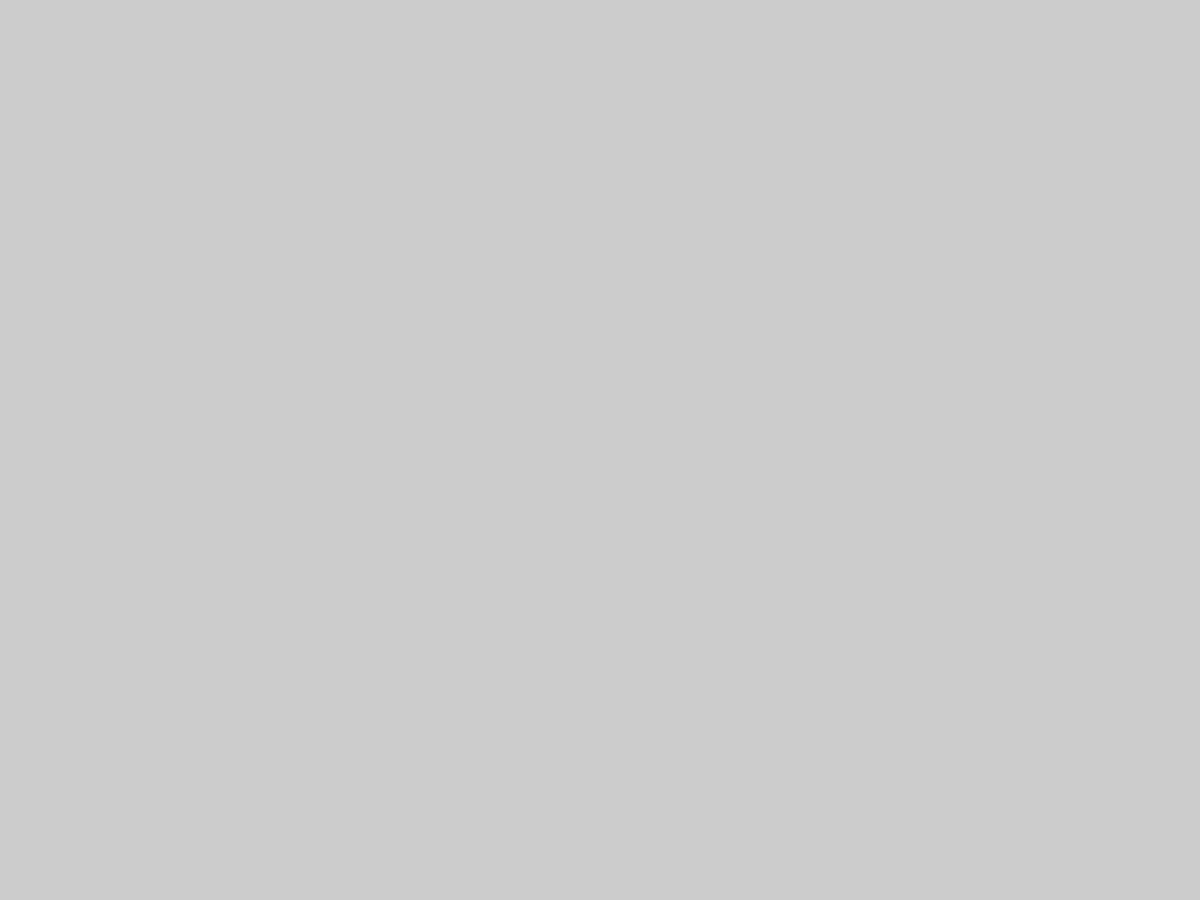
Frame 1 (no input)
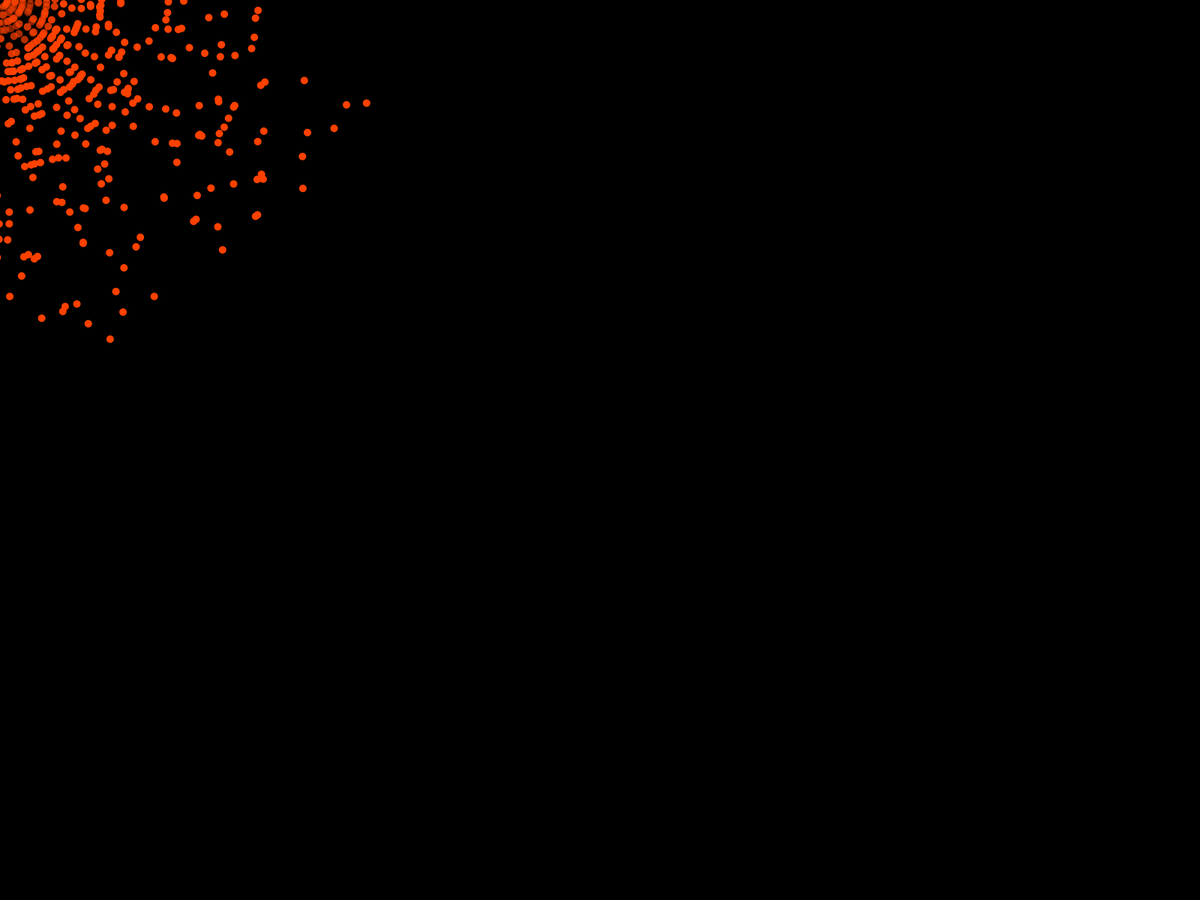
Frame 60 (the mouse pressed at the canvas centre just before this capture)
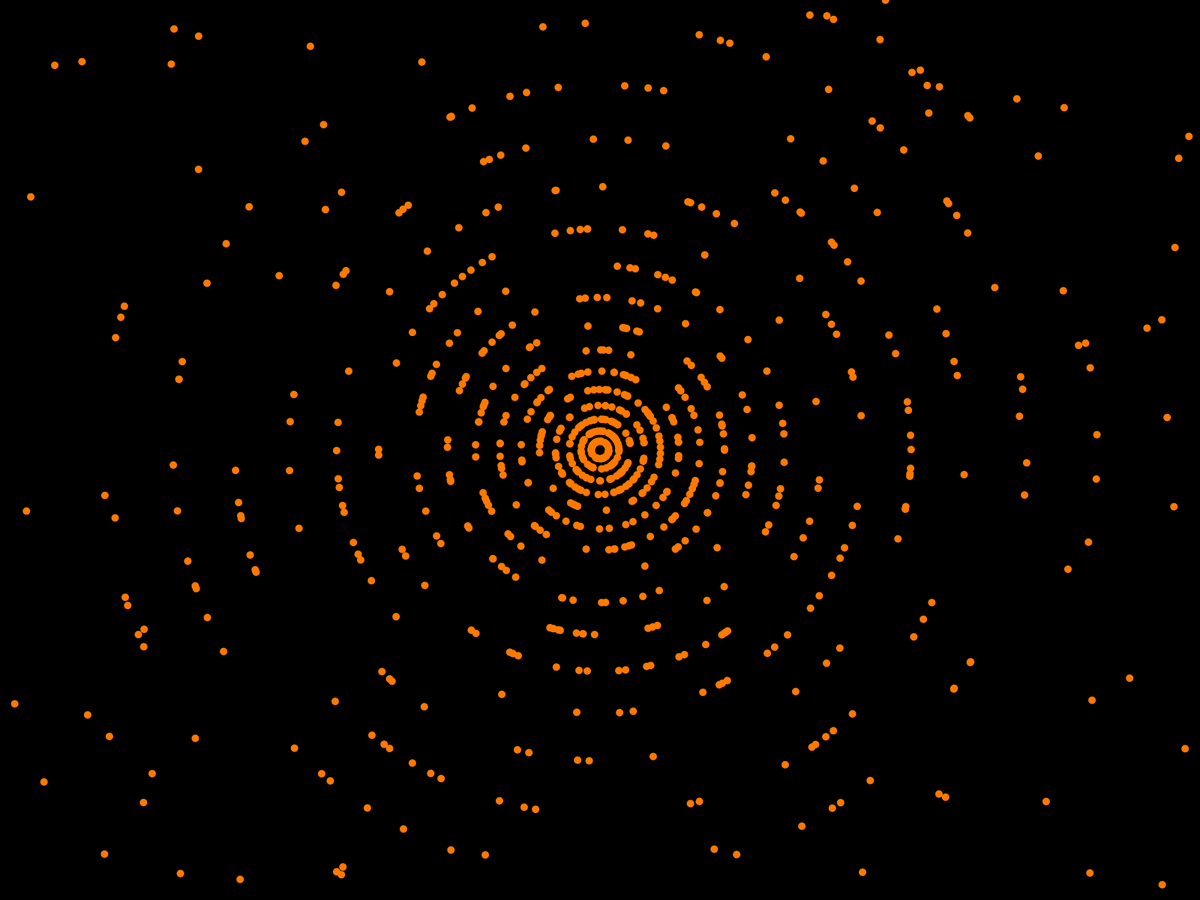
Frame 120 (the mouse held since frame 60 and released just before this capture)

The Processing sketch that drew these frames (run headless with seeded random() and noise(); from frame 60 on, the mouse is pressed at the canvas centre):

// Processing sketch: MinionWorldExUltraPlatinumFinality
// ── MinionWorldExUltraPlatinumFinality.pde
/*
Minion World
 by Freddie (counselor)
 
 DEMO PROJECT -- demonstrates how you can use Processing to make cool patterns!
 
 TIC Session 1 2022
 */

ArrayList<Minion> minions = new ArrayList<Minion>();

void setup()
{
  // Put the game in full screen, and hide the mouse cursor
  fullScreen();
  noCursor();
}

void draw()
{
  // Nothing happens until 10 ms
  if (millis() > 1000) {

    // Black background
    background(0);

    // Repeat 50 times and add a new minion where the mouse is
    // Set the speed, and point in a random direction
    float BASE_SPEED = 10;
    for (int i = 0; i < 50; i++)
    {
      minions.add(new Minion(new PVector(mouseX, mouseY), BASE_SPEED, random(0, TWO_PI)));
    }

    // Go through the list of minions and update all of them, and render them to the screen
    for (int i = 0; i < minions.size(); i++)
    {
      if (mousePressed)
      {
        minions.get(i).update(1.2);
      }
      else
      {
        minions.get(i).update(1);
      }
      minions.get(i).render();

      // If this minion is offscreen, remove them from the list (otherwise we will have infinite minions and run out of computer memory!)
      if (minions.get(i).isOffScreen())
      {
        minions.remove(i);
        i++;
      }
    }
  }
}

// ── Minion.pde
/// A minion. Likes bananas
class Minion
{
  PVector pos;
  PVector vel;
  float speed;
  
  color c;
  int hue;
  
  int size = 10;
  
  /// Creates a new minion
  Minion(PVector pos, float speed, float dir)
  {
    this.pos = pos.copy();
    vel = PVector.fromAngle(dir).mult(speed);
    
  }
  
  /// Draws this minion to the screen
  void render()
  {
    // Use Hue/Saturation/Brightness mode-- this makes rainbow colors easier!
    colorMode(HSB, 360);
    
    // Draw the minion with the correct color, at the right position and size
    //stroke(c);
    //strokeWeight(size);
    //strokeCap(ROUND);
    //line(pos.x, pos.y, pos.x + vel.x / 7, pos.y + vel.y / 7);
    
    fill(c);
    noStroke();
    ellipseMode(CENTER);
    circle(pos.x, pos.y, size);
    
    
    
  }
  
  /// Updates this minion's position, velocity, and color
  void update(float speedMultiplier)
  {
    
    // Controls for the oscillation of the minion's speed
    float velOscillationSpeed = 500.0;
    float velOscillationAmplitudePercentage = .05;
    
    // Uses a sin function to smoothly oscillate between a fast and slow speed multiplier
    float currentVelMultiplier = 1 + (sin(millis() * ( 1 / velOscillationSpeed)) * velOscillationAmplitudePercentage);
    
    // Change the minion speed by the above multiplier
    vel.mult(currentVelMultiplier * speedMultiplier);
    
    // Rotate the minion very slightly, based on the above multiplier
    vel.rotate(0.01 * currentVelMultiplier);
    
    // How fast the colors change
    float colorOscillationSpeed = 100.0;
    
    // Set the minion's color based on their speed
    c = color((millis() / colorOscillationSpeed) % 360, 360, 360, map(vel.mag(), 9.95, 10.5, 100,255));
    
    // Change the minion's position
    pos.add(vel);
  }
  
  /// Returns true if this minion is located entirely off the edges of the screen
  boolean isOffScreen()
  {
    return (pos.x > width + size || pos.x < 0 - size || pos.y > height + size || pos.y < 0 - size);
  }
}
